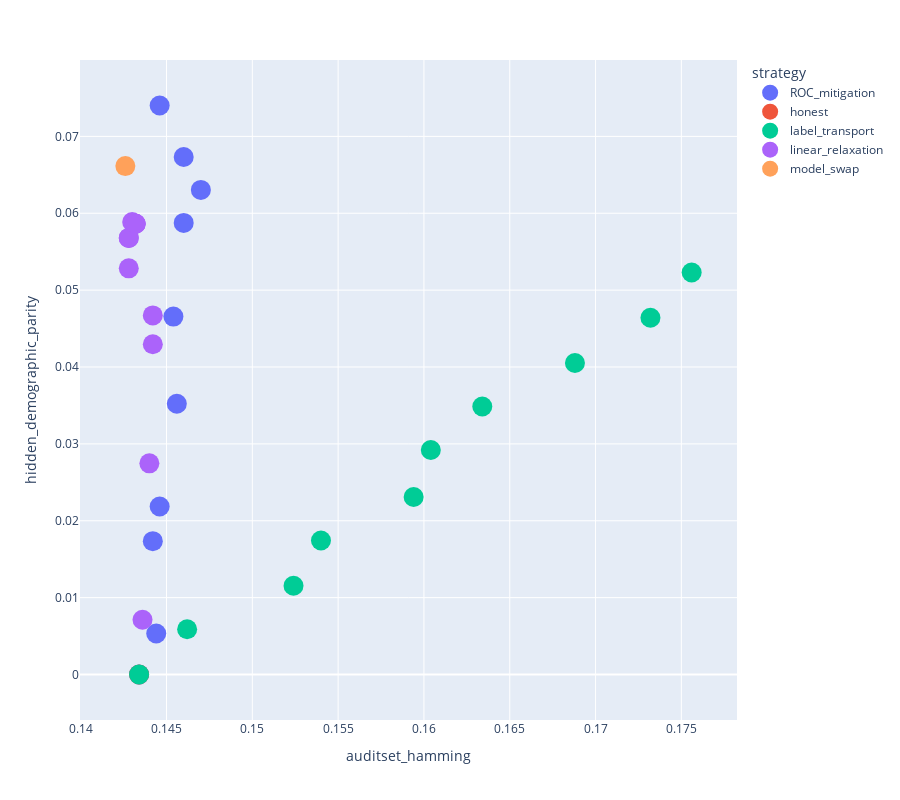

Source (notebook cell):
### Code cell
fig = px.scatter(
    records.with_columns(),
    x="auditset_hamming",
    y="hidden_demographic_parity",
    color="strategy",
    category_orders=dict(strategy=sorted(records["strategy"].sort().unique())),
    # error_x="auditset_hamming_std",
    # error_y="demographic_parity_audit_std",
    hover_data=["strategy_params"],
    height=800,
)
fig.update_traces(marker_size=20)
fig.show()

### Figure 1 — Plotly figure (JSON) as saved in the notebook; plotly's stock layout.template omitted (floating-point values rounded to 4 significant figures)
{"data": [{"customdata": [["{\"tolerated_unfairness\":null,\"theta\":0.5333333333333333}"], ["{\"tolerated_unfairness\":null,\"theta\":0.5}"], ["{\"tolerated_unfairness\":null,\"theta\":0.5444444444444444}"], ["{\"tolerated_unfairness\":null,\"theta\":0.5555555555555556}"], ["{\"tolerated_unfairness\":null,\"theta\":0.5888888888888889}"], ["{\"tolerated_unfairness\":null,\"theta\":0.5666666666666667}"], ["{\"tolerated_unfairness\":null,\"theta\":0.5222222222222223}"], ["{\"tolerated_unfairness\":null,\"theta\":0.5777777777777777}"], ["{\"tolerated_unfairness\":null,\"theta\":0.5111111111111111}"], ["{\"tolerated_unfairness\":null,\"theta\":0.6}"]], "hovertemplate": "strategy=ROC_mitigation<br>auditset_hamming=%{x}<br>hidden_demographic_parity=%{y}<br>strategy_params=%{customdata[0]}<extra></extra>", "legendgroup": "ROC_mitigation", "marker": {"color": "#636efa", "size": 20, "symbol": "circle"}, "mode": "markers", "name": "ROC_mitigation", "orientation": "v", "showlegend": true, "type": "scatter", "x": [0.1446, 0.1434, 0.1456, 0.1454, 0.146, 0.146, 0.1442, 0.147, 0.1444, 0.1446], "xaxis": "x", "y": [0.02186, 0, 0.03522, 0.04655, 0.06732, 0.05875, 0.01734, 0.06304, 0.005339, 0.07402], "yaxis": "y"}, {"customdata": [["{\"tolerated_unfairness\":null,\"theta\":null}"]], "hovertemplate": "strategy=honest<br>auditset_hamming=%{x}<br>hidden_demographic_parity=%{y}<br>strategy_params=%{customdata[0]}<extra></extra>", "legendgroup": "honest", "marker": {"color": "#EF553B", "size": 20, "symbol": "circle"}, "mode": "markers", "name": "honest", "orientation": "v", "showlegend": true, "type": "scatter", "x": [0.1434], "xaxis": "x", "y": [0], "yaxis": "y"}, {"customdata": [["{\"tolerated_unfairness\":0.2222222222222222,\"theta\":null}"], ["{\"tolerated_unfairness\":0.5555555555555556,\"theta\":null}"], ["{\"tolerated_unfairness\":0.1111111111111111,\"theta\":null}"], ["{\"tolerated_unfairness\":0.8888888888888888,\"theta\":null}"], ["{\"tolerated_unfairness\":0.4444444444444444,\"theta\":null}"], ["{\"tolerated_unfairness\":0.0,\"theta\":null}"], ["{\"tolerated_unfairness\":0.3333333333333333,\"theta\":null}"], ["{\"tolerated_unfairness\":0.6666666666666666,\"theta\":null}"], ["{\"tolerated_unfairness\":1.0,\"theta\":null}"], ["{\"tolerated_unfairness\":0.7777777777777777,\"theta\":null}"]], "hovertemplate": "strategy=label_transport<br>auditset_hamming=%{x}<br>hidden_demographic_parity=%{y}<br>strategy_params=%{customdata[0]}<extra></extra>", "legendgroup": "label_transport", "marker": {"color": "#00cc96", "size": 20, "symbol": "circle"}, "mode": "markers", "name": "label_transport", "orientation": "v", "showlegend": true, "type": "scatter", "x": [0.1688, 0.1594, 0.1732, 0.1462, 0.1604, 0.1756, 0.1634, 0.154, 0.1434, 0.1524], "xaxis": "x", "y": [0.04053, 0.02309, 0.04641, 0.005886, 0.02921, 0.0523, 0.03487, 0.01743, 0, 0.01155], "yaxis": "y"}, {"customdata": [["{\"tolerated_unfairness\":0.1,\"theta\":null}"], ["{\"tolerated_unfairness\":0.01291549665014884,\"theta\":null}"], ["{\"tolerated_unfairness\":0.0,\"theta\":null}"], ["{\"tolerated_unfairness\":0.004641588833612777,\"theta\":null}"], ["{\"tolerated_unfairness\":0.021544346900318832,\"theta\":null}"], ["{\"tolerated_unfairness\":0.059948425031894084,\"theta\":null}"], ["{\"tolerated_unfairness\":0.0027825594022071257,\"theta\":null}"], ["{\"tolerated_unfairness\":0.007742636826811269,\"theta\":null}"], ["{\"tolerated_unfairness\":0.001668100537200059,\"theta\":null}"], ["{\"tolerated_unfairness\":0.03593813663804626,\"theta\":null}"], ["{\"tolerated_unfairness\":0.001,\"theta\":null}"]], "hovertemplate": "strategy=linear_relaxation<br>auditset_hamming=%{x}<br>hidden_demographic_parity=%{y}<br>strategy_params=%{customdata[0]}<extra></extra>", "legendgroup": "linear_relaxation", "marker": {"color": "#ab63fa", "size": 20, "symbol": "circle"}, "mode": "markers", "name": "linear_relaxation", "orientation": "v", "showlegend": true, "type": "scatter", "x": [0.1436, 0.1428, 0.143, 0.1428, 0.1442, 0.144, 0.1432, 0.1428, 0.1432, 0.1442, 0.1432], "xaxis": "x", "y": [0.007123, 0.05284, 0.05886, 0.05679, 0.04671, 0.02747, 0.05863, 0.05679, 0.05863, 0.04295, 0.05863], "yaxis": "y"}, {"customdata": [["{\"tolerated_unfairness\":null,\"theta\":null}"]], "hovertemplate": "strategy=model_swap<br>auditset_hamming=%{x}<br>hidden_demographic_parity=%{y}<br>strategy_params=%{customdata[0]}<extra></extra>", "legendgroup": "model_swap", "marker": {"color": "#FFA15A", "size": 20, "symbol": "circle"}, "mode": "markers", "name": "model_swap", "orientation": "v", "showlegend": true, "type": "scatter", "x": [0.1426], "xaxis": "x", "y": [0.06614], "yaxis": "y"}], "layout": {"height": 800, "legend": {"title": {"text": "strategy"}, "tracegroupgap": 0}, "margin": {"t": 60}, "xaxis": {"anchor": "y", "domain": [0, 1], "title": {"text": "auditset_hamming"}}, "yaxis": {"anchor": "x", "domain": [0, 1], "title": {"text": "hidden_demographic_parity"}}}}
